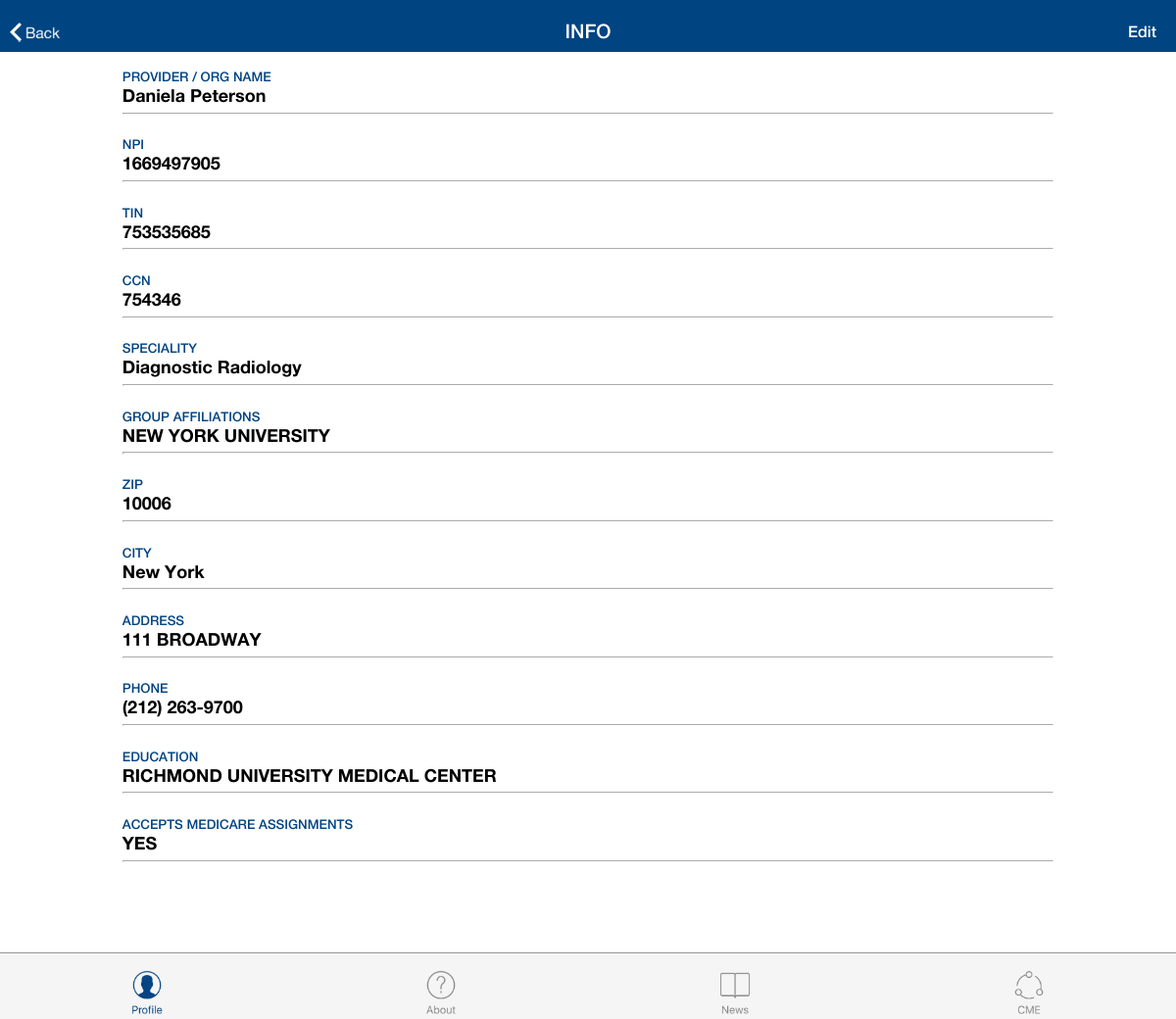
Screenshot of /profile_info.php (signed in) with the database file from the repository.
### tables this page shows
CREATE TABLE IF NOT EXISTS `masterdata` (
  `id` int(11) NOT NULL AUTO_INCREMENT,
  `ach` int(2) NOT NULL,
  `email` varchar(100) NOT NULL,
  `password` varchar(50) NOT NULL,
  `pic` varchar(300) NOT NULL,
  `name` varchar(50) NOT NULL,
  `fname` varchar(50) NOT NULL,
  `lname` varchar(50) NOT NULL,
  `state` varchar(20) NOT NULL,
  `sname` varchar(20) NOT NULL,
  `npi` varchar(15) NOT NULL,
  `tin` varchar(15) NOT NULL,
  `mscore` varchar(5) NOT NULL,
  `mustage` varchar(10) NOT NULL,
  `payout` varchar(9) NOT NULL,
  `ccn` varchar(10) NOT NULL,
  `mgroup` varchar(50) NOT NULL,
  `speciality` varchar(50) NOT NULL,
  `zipcode` int(6) NOT NULL,
  `city` varchar(50) NOT NULL,
  `address` varchar(100) NOT NULL,
  `phone` varchar(15) NOT NULL,
  `education` varchar(100) NOT NULL,
  `acceptsMedicare` varchar(5) NOT NULL,
  `cmecredits` int(5) NOT NULL,
  PRIMARY KEY (`id`)
);

### profile_info.php (the view, shortened to what this page needs)
<?php
include 'header.php';
?>
<?php
$uid = $_SESSION['userid'];
$servername = "localhost";
$username = "sgstudio_mips";
$password = "MIPSroot";
$dbname = "sgstudio_mips";
$conn = new mysqli($servername, $username, $password, $dbname);
$query_string = "select * from masterdata where id = '$uid'";
$query = mysqli_query($conn,$query_string);
if (mysqli_num_rows($query) > 0) {
    while($row = mysqli_fetch_assoc($query)) {
      $name = $row["name"];
      $npi = $row["npi"];
      $tin = $row["tin"];
      $ccn = $row["ccn"];
      $speciality = $row["speciality"];
      $zipcode = $row["zipcode"];
      $city = $row["city"];
      $address = $row["address"];
      $phone = $row["phone"];
      $education = $row["education"];
      $acceptsMedicare = $row["acceptsMedicare"];
      $mgroup = $row["mgroup"];
    }
  }
?>
<body class="about">
<div class="navbar">
  <div class="backbutton">
    <a href="profile.php"><img src="assets/images/back_text.png" height=20></a>
  </div>
  INFO
  <div class="editbutton">
    <a href="profile_edit.php">Edit</a>
  </div>
</div>
<div class="content">
<div class="about_article">
<div class="profileinfotitle">PROVIDER / ORG NAME</div>
<div class="profileinfotext"><?php echo $name;?></div>
<hr class="divider"/>
<br/>
<div class="profileinfotitle">NPI</div>
<div class="profileinfotext linkdisabled"><?php echo $npi;?></div>
<hr class="divider"/>
<br/>
<div class="profileinfotitle">TIN</div>
<div class="profileinfotext linkdisabled"><?php echo $tin;?></div>
<hr class="divider"/>
<br/>
<div class="profileinfotitle">CCN</div>
<div class="profileinfotext linkdisabled"><?php echo $ccn;?></div>
<hr class="divider"/>
<br/>
<div class="profileinfotitle">SPECIALITY</div>
<div class="profileinfotext"><?php echo $speciality;?></div>
<hr class="divider"/>
<br/>
<div class="profileinfotitle">GROUP AFFILIATIONS</div>
<div class="profileinfotext"><?php echo $mgroup;?></div>
<hr class="divider"/>
<br/>
<div class="profileinfotitle">ZIP</div>
<div class="profileinfotext linkdisabled"><?php echo $zipcode;?></div>
<hr class="divider"/>
<br/>
<div class="profileinfotitle">CITY</div>
<div class="profileinfotext"><?php echo $city;?></div>
<hr class="divider"/>
<br/>
<div class="profileinfotitle">ADDRESS</div>
<div class="profileinfotext linkdisabled"><?php echo $address;?></div>
<hr class="divider"/>
<br/>
<div class="profileinfotitle">PHONE</div>
<div class="profileinfotext linkdisabled"><?php echo $phone;?></div>
<hr class="divider"/>
<br/>
<div class="profileinfotitle">EDUCATION</div>
<div class="profileinfotext"><?php echo $education;?></div>
<hr class="divider"/>
<br/>
<div class="profileinfotitle">ACCEPTS MEDICARE ASSIGNMENTS</div>
<div class="profileinfotext"><?php echo $acceptsMedicare;?></div>
<hr class="divider"/>
</div>
</div>
<div class="tabbar clearfix">
<div class="tabs"><a href="index.php"><img src="assets/images/tab_profile_blue.png" class="tabimg"></a></div>
<div class="tabs"><a href="about.php"><img src="assets/images/tab_about_grey.png" class="tabimg"></a></div>
<div class="tabs"><a href="news.php"><img src="assets/images/tab_news_grey.png" class="tabimg"></a></div>
<div class="tabs"><a href="cme.php"><img src="assets/images/tab_cme_grey.png" class="tabimg"></a></div>
</div>
</body>

### assets/css/main.css (style rules this page uses)
body { background-color:#FFFFFF; margin:0; color:#333333; }
body.about { background-color: #FFFFFF; }
div.tabbar { border-top: 1px solid #999595; background-color: #F5F5F5; height:auto; padding-top:5px; padding-bottom:5px; width:auto; color: #333333; font-family: mips_hn; text-align: center; position:fixed; bottom:0px; left:0px; right:0px; }
div.tabs { float:left; width:23%; margin-right:1%; margin-left:1%; margin-top:1%; background-color: transparent; }
img.tabimg { max-height: 45px; }
img { max-width: 100%; max-height: 100%; border: 0; }
div.navbar { position:fixed; top:0px; left:0px; right:0px; background-color: #014482; height:auto; padding-top:20px; padding-bottom:10px; width:auto; color: #FFFFFF; font-family: mips_hnm; text-align: center; font-size: 15pt; }
hr.divider { height:0.05px; color: #FFFFFF; margin-left: 6%; margin-right: 6%; border-color: #FFFFFF; }
div.backbutton { position:fixed; top:18px; left:5px; width:auto; padding:5px; font-family: mips_hnb; font-size:12pt; }
div.backbutton a:link { text-decoration: none; color: #FFFFFF; }
div.editbutton { position:fixed; top:18px; right:15px; width:auto; padding:5px; font-family: mips_hnm; font-size:12pt; }
div.editbutton a:link { text-decoration: none; color: #FFFFFF; }
div.about_article { margin-left:5%; margin-right:5%; margin-bottom:5%; font-family: mips_hnm; font-size: 10pt; }
div.content { overflow-y: scroll; margin-bottom: 100px; }
div.profileinfotitle { color: #014482; font-family: mips_hnm; font-size:10pt; margin-left:6%; margin-right:6%; }
div.profileinfotext { color: #000000; font-family: mips_hnb; font-size:13.5pt; margin-left:6%; margin-right:6%; }
.clearfix:before, .clearfix:after { content: ""; display: table; }
.linkdisabled { pointer-events: none; cursor: default; }
.clearfix:after { clear: both; }
.clearfix { *zoom: 1; }

### rows the page displays
masterdata: name "Daniela Peterson", npi "1669497905", tin "753535685", ccn "754346", speciality "Diagnostic Radiology", mgroup "NEW YORK UNIVERSITY", zipcode "10006", city "New York", address "111 BROADWAY", phone "(212) 263-9700", education "RICHMOND UNIVERSITY MEDICAL CENTER", acceptsMedicare "YES"
